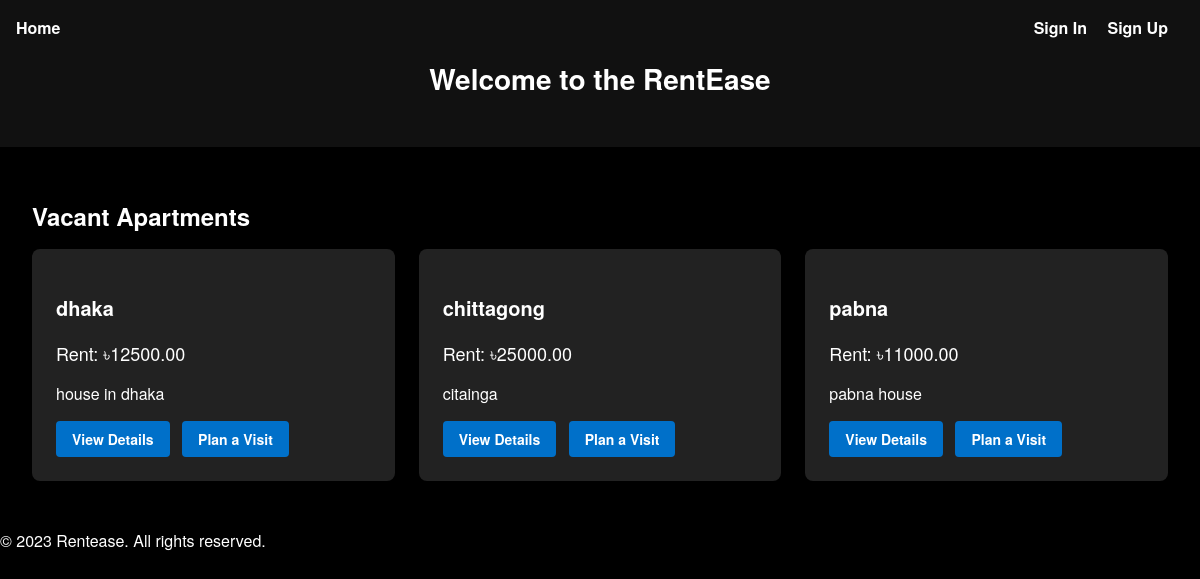
The app's page /, older data.
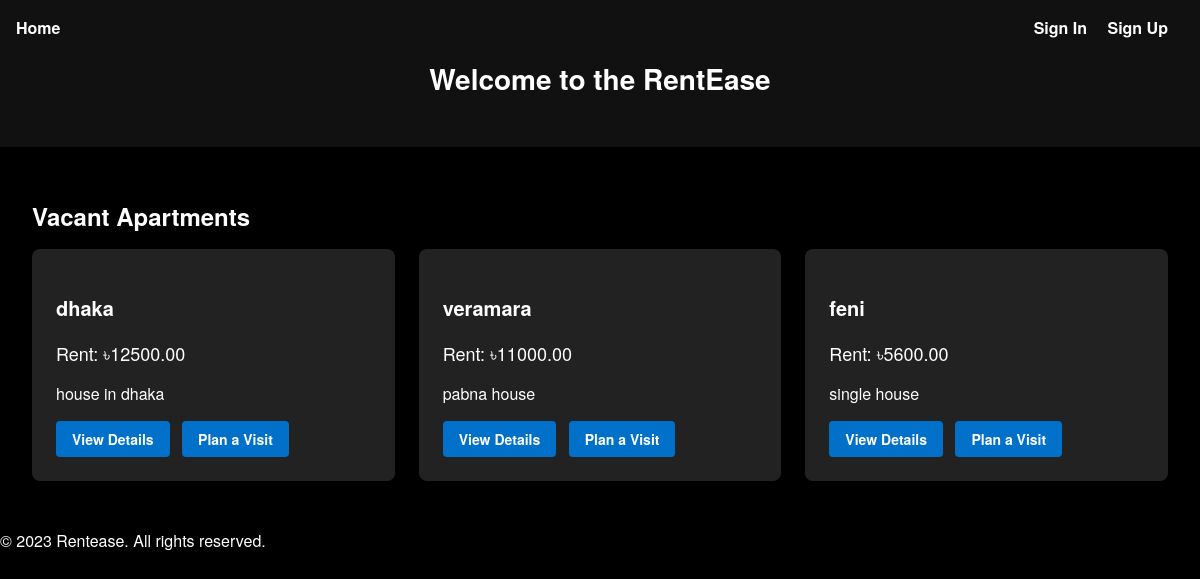
The same page, newer data.
### accounts/models.py (models this page shows, shortened)
class Apartment(models.Model):
    owner = models.ForeignKey(WebUser, on_delete=models.CASCADE)
    address = models.CharField(max_length=255)
    rent = models.DecimalField(max_digits=10, decimal_places=2)
    area = models.CharField(max_length=255)
    bedrooms = models.PositiveIntegerField()
    washrooms = models.PositiveIntegerField()
    description = models.TextField()
    short_description = models.CharField(max_length=255)
    is_vacant = models.BooleanField(default=True)

### accounts/views.py (the view)
# urls.py: path('', HomePageView.as_view(), name='home'),
class HomePageView(ListView):
    model = Apartment
    template_name = 'accounts/home.html'
    context_object_name = 'accounts'
    def get_queryset(self):
        return Apartment.objects.filter(is_vacant=True)
    def get_context_data(self, **kwargs):
        context = super().get_context_data(**kwargs)
        if self.request.user.is_authenticated:
            web_user = WebUser.objects.get(username=self.request.user.username)
            context['first_name'] = web_user.first_name
        return context

### accounts/templates/accounts/home.html (shortened to what this page needs)
{% load static %}
<!DOCTYPE html>
<html>
<head>
  <link rel="stylesheet" type="text/css" href="{% static 'accounts/style.css' %}">
</head>
<body>
  <header>
    <nav class="navbar">
      <div class="navbar-left">
        <a href="{% url 'home' %}" class="navbar-link">Home</a>
      </div>
      <div class="navbar-right">
        {% if user.is_authenticated %}
          <a href="{% url 'logout' %}" class="navbar-link">Sign Out</a>
          <a href="{% url 'profile' %}" class="navbar-link">Profile</a>
        {% else %}
          <a href="{% url 'login' %}" class="navbar-link">Sign In</a>
          <a href="{% url 'signup' %}" class="navbar-link">Sign Up</a>
        {% endif %}
      </div>
    </nav>
    <h1>Welcome to the RentEase</h1>
  </header>
  <main>
    <h2>Vacant Apartments</h2>
    {% if accounts %}
      <div class="apartment-container">
        {% for apartment in accounts %}
          <div class="apartment-item">
            <h3 class="apartment-address">{{ apartment.address }}</h3>
            <p class="apartment-rent">Rent: ৳{{ apartment.rent }}</p>
            <p class="apartment-description">{{ apartment.short_description }}</p>
            <a href="{% url 'apartment_details' apartment.id %}" class="details-button">View Details</a>
            <a href="{% url 'plan_visit' apartment.id %}" class="visit-button">Plan a Visit</a>
          </div>
        {% endfor %}
      </div>
    {% else %}
      <p class="no-apartments-message">No vacant apartments available.</p>
    {% endif %}
  </main>
  <footer>
    <p>&copy; 2023 Rentease. All rights reserved.</p>
  </footer>
</body>
</html>

### accounts/static/accounts/style.css (style rules this page uses)
body { background-color: #000; color: #fff; margin: 0; padding: 0; font-family: "Helvetica Neue", Arial, sans-serif; }
header { background-color: #111; padding: 1rem; }
.navbar { display: flex; justify-content: space-between; align-items: center; }
.navbar-left { margin-right: auto; }
.navbar-link { color: #fff; text-decoration: none; margin-right: 1rem; font-weight: 600; }
.navbar-right { margin-left: auto; }
h1 { text-align: center; margin-bottom: 2rem; font-size: 28px; color: #fff; }
main { padding: 2rem; }
h2 { font-size: 24px; margin-bottom: 1rem; color: #fff; }
.apartment-container { display: grid; grid-template-columns: repeat(3, 1fr); grid-gap: 1.5rem; }
.apartment-item { background-color: #222; padding: 1.5rem; border-radius: 8px; box-shadow: 0 2px 4px rgba(0, 0, 0, 0.3); }
.apartment-address { font-size: 20px; margin-bottom: 1rem; color: #fff; }
.apartment-rent { font-size: 18px; margin-bottom: 0.5rem; color: #fff; }
.apartment-description { margin-bottom: 1rem; color: #fff; }
.details-button, .visit-button { display: inline-block; padding: 0.5rem 1rem; border: none; border-radius: 4px; font-size: 14px; font-weight: 600; color: #fff; text-decoration: none; background-color: #0070c9; margin-right: 0.5rem; }

Row changes from the older to the newer data that the page shows:
removed Apartment: address "chittagong", rent "25000.00", short_description "citainga"
changed Apartment "pabna house": address "pabna" → "veramara"
added Apartment: address "feni", rent "5600.00", short_description "single house"
